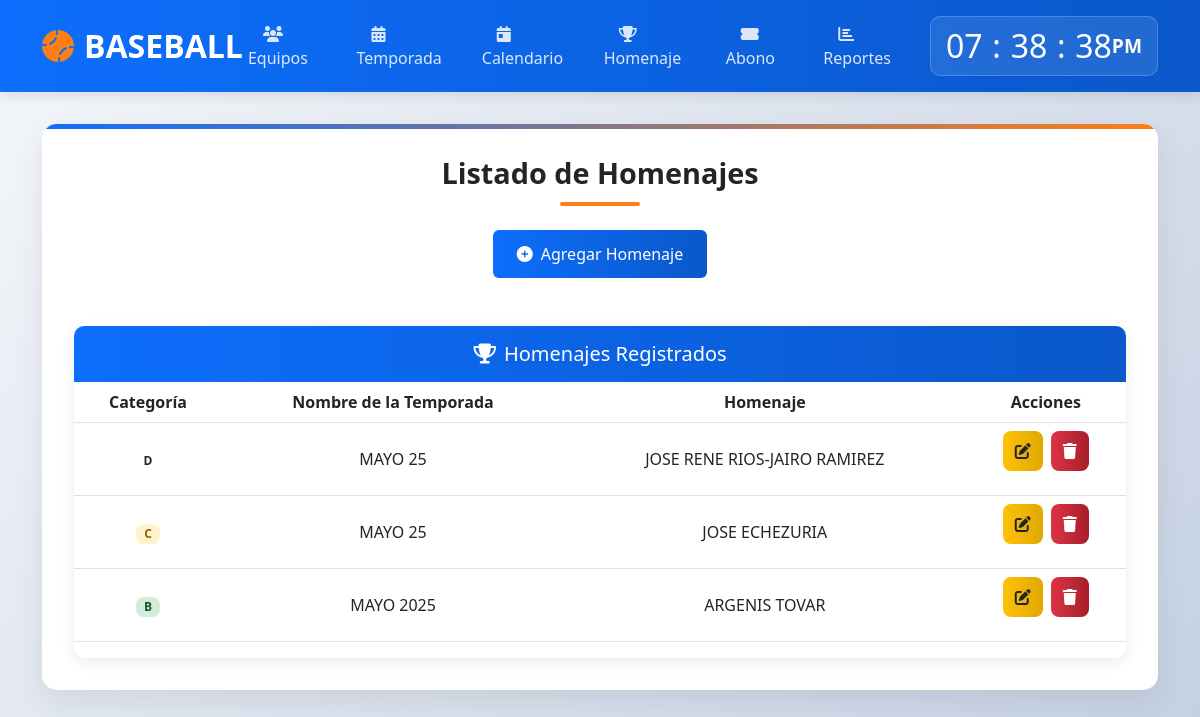
/modulos/homenaje/homenaje.php, run on an earlier commit of the app's database.
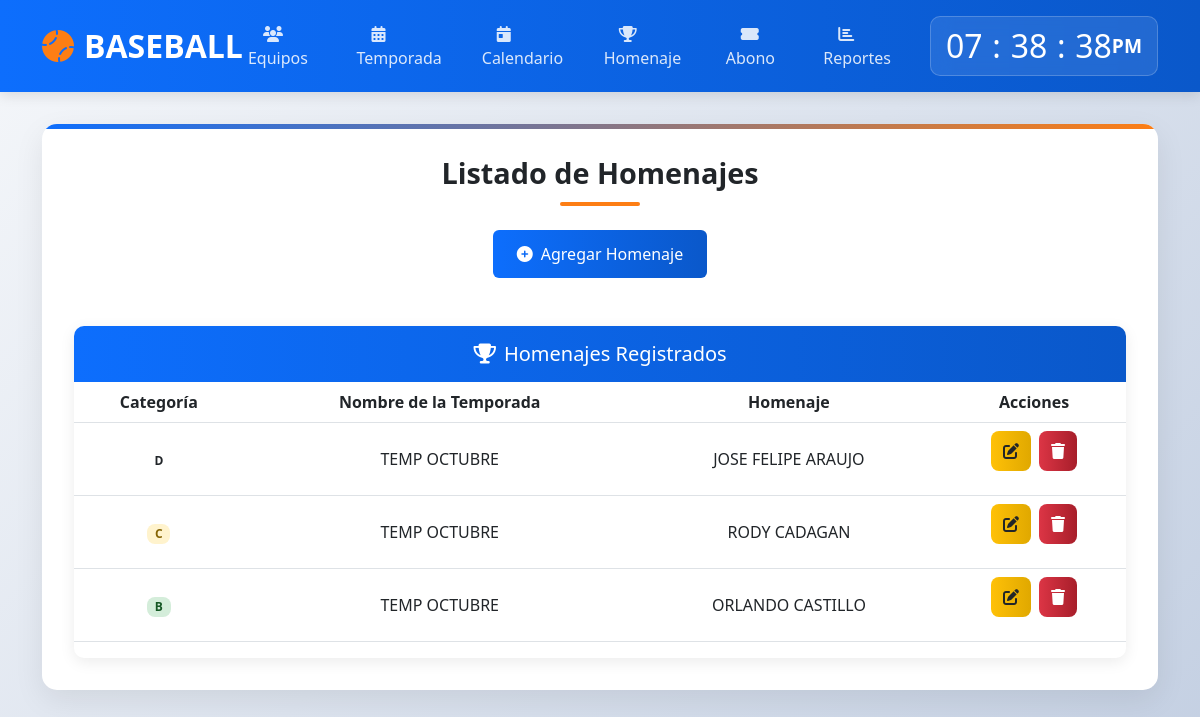
And on a later commit of the database.
### tables this page shows
CREATE TABLE `homenaje` (
  `id_hnr` int(100) NOT NULL,
  `id_temp` int(100) NOT NULL,
  `categoria` varchar(1) NOT NULL,
  `honor` text DEFAULT NULL,
  `prize_four` int(1) DEFAULT NULL,
  `cant_four` int(100) DEFAULT NULL,
  `prize_once` int(1) DEFAULT NULL,
  `cant_once` int(100) DEFAULT NULL,
  `prize_second` int(1) DEFAULT NULL,
  `cant_second` int(100) DEFAULT NULL,
  `prize_third` int(1) DEFAULT NULL,
  `cant_third` int(100) DEFAULT NULL,
  `prize_pg` int(1) DEFAULT NULL,
  `cant_pg` int(100) DEFAULT NULL,
  `prize_pe` int(1) DEFAULT NULL,
  `cant_pe` int(100) DEFAULT NULL,
  `prize_lbt` int(1) DEFAULT NULL,
  `cant_lbt` int(100) DEFAULT NULL,
  `prize_lj` int(1) DEFAULT NULL,
  `cant_lj` int(100) DEFAULT NULL,
  `prize_ld` int(1) DEFAULT NULL,
  `cant_ld` int(100) DEFAULT NULL,
  `prize_lt` int(1) DEFAULT NULL,
  `cant_lt` int(100) DEFAULT NULL,
  `prize_lca` int(1) DEFAULT NULL,
  `cant_lca` int(100) DEFAULT NULL,
  `prize_lce` int(1) DEFAULT NULL,
  `cant_lce` int(100) DEFAULT NULL,
  `prize_lp` int(1) DEFAULT NULL,
  `cant_lp` int(100) DEFAULT NULL,
  `prize_lb` int(1) DEFAULT NULL,
  `cant_lb` int(100) DEFAULT NULL
);

CREATE TABLE `temporada` (
  `id_temp` int(100) NOT NULL,
  `name_temp` text NOT NULL,
  `categoria` varchar(1) NOT NULL,
  `partidas` int(100) NOT NULL,
  `innings` int(10) NOT NULL,
  `valor` decimal(10,2) NOT NULL,
  `nequipos` int(10) NOT NULL,
  `activo` int(1) DEFAULT NULL
);

### modulos/homenaje/homenaje.php (the view, shortened to what the changed rows need)
<?php
$con = conectar();
?>
<!DOCTYPE html>
<html lang="es">
<head>
    <link href="https://cdn.jsdelivr.net/npm/bootstrap@5.3.0/dist/css/bootstrap.min.css" rel="stylesheet">
    <link rel="stylesheet" href="https://cdnjs.cloudflare.com/ajax/libs/font-awesome/6.4.0/css/all.min.css">
</head>
<body>
    <header class="header">
        <div class="container">
            <div class="d-flex justify-content-between align-items-center">
                <div class="clock-container">
                    <div class="clock">
                        <h2 id="hour">00</h2><h2 class="dot">:</h2>
                        <h2 id="minute">00</h2><h2 class="dot">:</h2>
                        <h2 id="seconds">00</h2><span id="ampm">AM</span>
                    </div>
                </div>
            </div>
        </div>
    </header>
    <main class="main-content">
        <div class="container">
            <div class="content-container">
                <h1 class="page-title">Listado de Homenajes</h1>
                <div class="table-container">
                    <div class="table-responsive">
                        <table class="table table-hover">
                            <thead class="thead-dark">
                                <tr>
                                    <th>Categoría</th>
                                    <th>Nombre de la Temporada</th>
                                    <th>Homenaje</th>
                                    <th>Acciones</th>
                                </tr>
                            </thead>
                            <tbody>
                                <?php
                                $obtener = "SELECT homenaje.*, temporada.* FROM homenaje INNER JOIN temporada
                                ON homenaje.id_temp = temporada.id_temp ORDER BY homenaje.categoria DESC, homenaje.id_hnr DESC";
                                $query = mysqli_query($con, $obtener);
                                $num = mysqli_num_rows($query);
                                if ($num >= 1) {
                                    while ($data = mysqli_fetch_array($query)) {
                                        $categoria_class = 'categoria-' . strtolower($data['categoria'][0]);
                                ?>
                                <tr>
                                    <td>
                                        <span class="categoria-badge <?php echo $categoria_class; ?>">
                                            <?php echo $data['categoria']; ?>
                                        </span>
                                    </td>
                                    <td><?php echo htmlspecialchars($data['name_temp']); ?></td>
                                    <td><?php echo htmlspecialchars($data['honor']); ?></td>
                                    <td>
                                        <div class="action-buttons">
                                            <a href="formedit.php?id=<?php echo $data['id_hnr']; ?>" data-bs-toggle="tooltip" data-bs-placement="top" title="Editar">
                                                <button type="button" class="buto btn btn-warning">
                                                    <i class="fas fa-edit"></i>
                                                </button>
                                            </a>
                                            <a href="delet.php?id=<?php echo $data['id_hnr']; ?>" data-bs-toggle="tooltip" data-bs-placement="top" title="Eliminar" onclick="return confirm('¿Estás seguro de eliminar este homenaje?')">
                                                <button type="button" class="buto btn btn-danger">
                                                    <i class="fas fa-trash"></i>
                                                </button>
                                            </a>
                                        </div>
                                    </td>
                                </tr>
                                <?php
                                    }
                                } else {
                                    echo '<tr><td colspan="5" class="empty-state"><i class="fas fa-inbox"></i><br>No hay homenajes registrados</td></tr>';
                                }
                                ?>
                            </tbody>
                        </table>
                    </div>
                </div>
            </div>
        </div>
    </main>
</body>
</html>

What changed in the data, as far as the page shows it:
removed homenaje: id_temp.categoria "D", id_temp.name_temp "MAYO 25", honor "JOSE RENE RIOS-JAIRO RAMIREZ"
removed homenaje: id_temp.categoria "C", id_temp.name_temp "MAYO 25", honor "JOSE ECHEZURIA"
removed homenaje: id_temp.categoria "B", id_temp.name_temp "MAYO 2025", honor "ARGENIS TOVAR"
added homenaje: id_temp.categoria "D", id_temp.name_temp "TEMP OCTUBRE", honor "JOSE FELIPE ARAUJO"
added homenaje: id_temp.categoria "C", id_temp.name_temp "TEMP OCTUBRE", honor "RODY CADAGAN"
added homenaje: id_temp.categoria "B", id_temp.name_temp "TEMP OCTUBRE", honor "ORLANDO CASTILLO"
